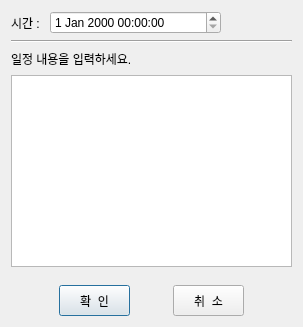
<?xml version="1.0" encoding="UTF-8"?>
<ui version="4.0">
 <class>ScheduleUploadDialog</class>
 <widget class="QDialog" name="ScheduleUploadDialog">
  <property name="geometry">
   <rect>
    <x>0</x>
    <y>0</y>
    <width>302</width>
    <height>327</height>
   </rect>
  </property>
  <property name="windowTitle">
   <string/>
  </property>
  <layout class="QGridLayout" name="gridLayout">
   <item row="0" column="0">
    <layout class="QVBoxLayout" name="verticalLayout">
     <item>
      <layout class="QHBoxLayout" name="horizontalLayout_3">
       <item>
        <widget class="QLabel" name="label">
         <property name="styleSheet">
          <string notr="true">font: 9pt &quot;나눔바른고딕&quot;;</string>
         </property>
         <property name="text">
          <string>시간 : </string>
         </property>
        </widget>
       </item>
       <item>
        <widget class="QDateTimeEdit" name="dateTimeEdit">
         <property name="minimumSize">
          <size>
           <width>171</width>
           <height>22</height>
          </size>
         </property>
         <property name="styleSheet">
          <string notr="true">font: 9pt &quot;나눔바른고딕&quot;;</string>
         </property>
        </widget>
       </item>
       <item>
        <spacer name="horizontalSpacer_5">
         <property name="orientation">
          <enum>Qt::Horizontal</enum>
         </property>
         <property name="sizeHint" stdset="0">
          <size>
           <width>58</width>
           <height>20</height>
          </size>
         </property>
        </spacer>
       </item>
      </layout>
     </item>
     <item>
      <widget class="Line" name="line">
       <property name="orientation">
        <enum>Qt::Horizontal</enum>
       </property>
      </widget>
     </item>
     <item>
      <layout class="QHBoxLayout" name="horizontalLayout_2">
       <item>
        <widget class="QLabel" name="label_2">
         <property name="styleSheet">
          <string notr="true">font: 9pt &quot;나눔바른고딕&quot;;</string>
         </property>
         <property name="text">
          <string>일정 내용을 입력하세요.</string>
         </property>
        </widget>
       </item>
       <item>
        <spacer name="horizontalSpacer_4">
         <property name="orientation">
          <enum>Qt::Horizontal</enum>
         </property>
         <property name="sizeHint" stdset="0">
          <size>
           <width>148</width>
           <height>20</height>
          </size>
         </property>
        </spacer>
       </item>
      </layout>
     </item>
     <item>
      <widget class="QPlainTextEdit" name="plainTextEdit">
       <property name="minimumSize">
        <size>
         <width>281</width>
         <height>131</height>
        </size>
       </property>
       <property name="styleSheet">
        <string notr="true">font: 9pt &quot;나눔바른고딕&quot;;</string>
       </property>
      </widget>
     </item>
     <item>
      <spacer name="verticalSpacer">
       <property name="orientation">
        <enum>Qt::Vertical</enum>
       </property>
       <property name="sizeHint" stdset="0">
        <size>
         <width>20</width>
         <height>2</height>
        </size>
       </property>
      </spacer>
     </item>
     <item>
      <layout class="QHBoxLayout" name="horizontalLayout">
       <item>
        <spacer name="horizontalSpacer">
         <property name="orientation">
          <enum>Qt::Horizontal</enum>
         </property>
         <property name="sizeHint" stdset="0">
          <size>
           <width>48</width>
           <height>28</height>
          </size>
         </property>
        </spacer>
       </item>
       <item>
        <widget class="QPushButton" name="okButton">
         <property name="minimumSize">
          <size>
           <width>71</width>
           <height>31</height>
          </size>
         </property>
         <property name="maximumSize">
          <size>
           <width>71</width>
           <height>31</height>
          </size>
         </property>
         <property name="styleSheet">
          <string notr="true">font: 9pt &quot;나눔바른고딕&quot;;</string>
         </property>
         <property name="text">
          <string>확  인</string>
         </property>
        </widget>
       </item>
       <item>
        <spacer name="horizontalSpacer_3">
         <property name="orientation">
          <enum>Qt::Horizontal</enum>
         </property>
         <property name="sizeHint" stdset="0">
          <size>
           <width>2</width>
           <height>28</height>
          </size>
         </property>
        </spacer>
       </item>
       <item>
        <widget class="QPushButton" name="cancelButton">
         <property name="minimumSize">
          <size>
           <width>71</width>
           <height>31</height>
          </size>
         </property>
         <property name="maximumSize">
          <size>
           <width>71</width>
           <height>31</height>
          </size>
         </property>
         <property name="styleSheet">
          <string notr="true">font: 9pt &quot;나눔바른고딕&quot;;</string>
         </property>
         <property name="text">
          <string>취  소</string>
         </property>
        </widget>
       </item>
       <item>
        <spacer name="horizontalSpacer_2">
         <property name="orientation">
          <enum>Qt::Horizontal</enum>
         </property>
         <property name="sizeHint" stdset="0">
          <size>
           <width>48</width>
           <height>28</height>
          </size>
         </property>
        </spacer>
       </item>
      </layout>
     </item>
    </layout>
   </item>
  </layout>
 </widget>
 <resources/>
 <connections/>
</ui>
